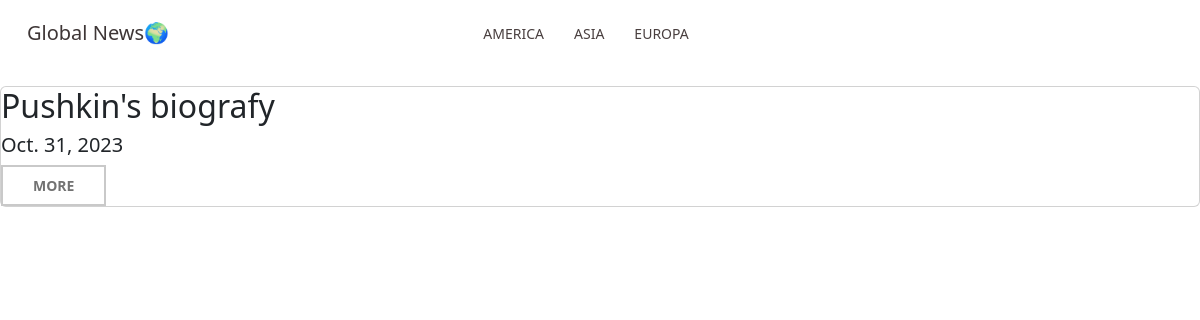
Before: /news/ with the older database file.
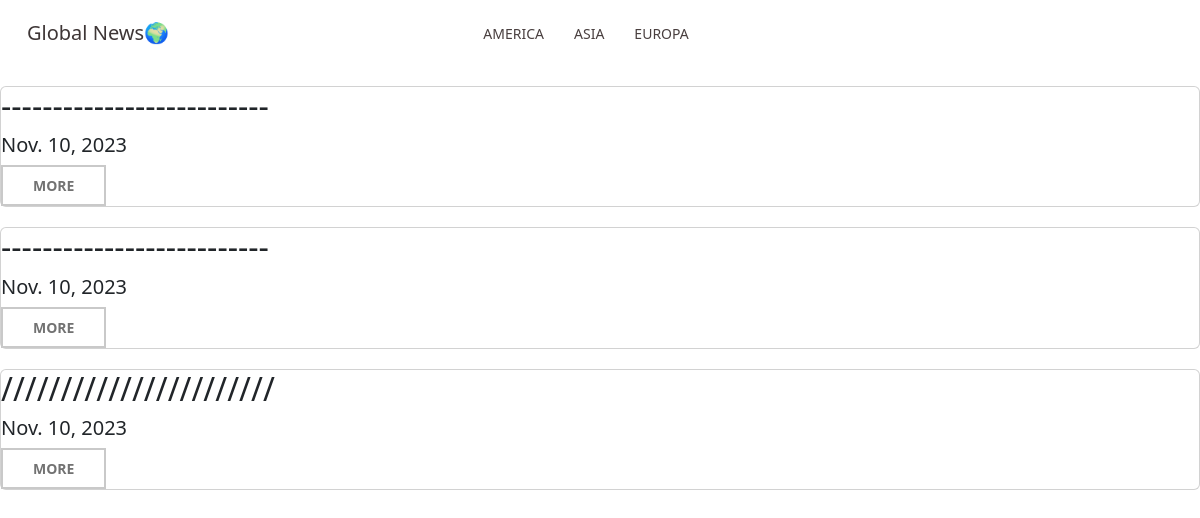
After: the same page with the newer database file.
### text/models.py (models this page shows, shortened)
class Text(models.Model):
    full_text=models.TextField()
    text= models.CharField(max_length=200)
    create_date = models.DateField(auto_now_add=True)
    country = models.ForeignKey(Country, on_delete = models.CASCADE)

### text/views.py (the view)
# urls.py: path('news/', text.all_news),
def all_news(request):
    if request.method =='GET':
        news=Text.objects.all()
        context={
            'news': news
        }
        return render(request, template_name='news.html', context=context)

### text/templates/news.html
{% extends 'index.html' %}
{% load static %}
{% block head %}
   <link rel="stylesheet" href="{% static 'site.css' %}">
{% endblock %}
{% block content %}
    <div class="products">
            {%for new in news%}
                <div class="card" style="width: 100%; margin-top: 20px;">
                    <div class=new-body>
                        <h2 class="card-title">{{ new.text}}</h2>
                        <h5 class="card-price">{{ new.create_date }}</h5>
                        <a href="{{ new.id }}" class="btn-primary">more</a>
                    </div>
                </div>
            {%endfor%}
    </div>
{% endblock %}

### text/templates/index.html (shortened to what this page needs)
<!doctype html>
<html lang="en">
<head>
    <link rel="stylesheet" href="https://cdn.jsdelivr.net/npm/bootstrap@5.2.3/dist/css/bootstrap.min.css">
    {% block head %}
    {% endblock %}
</head>
<body>
<nav class="navbar navbar-expand-lg bg-body-tertiary">
  <div class="container-fluid">
    <a class="navbar-brand" href="/">Global News🌍
        <nav class="nav">
          <a class="nav__pover" href="/country/America">America</a>
          <a class="nav__pover" href="/country/Asia">Asia</a>
          <a class="nav__pover" href="/country/Europa">Europa</a>
        </nav>
    </a>
    <div class="intro">
    </div>
  </div>
</nav>
{% block content %}
{% endblock %}
</body>
</html>

### text/static/site.css (style rules this page uses)
.intro { width: 200px; height: 50px; background: url(https://encrypted-tbn0.gstatic.com/images?q=tbn:ANd9GcTY_yLDQ1LPcOAhzO0xoNrIJvWI2VggKPYO2A&usqp=CAU) center no-repeat; -webkit-background-size: cover; background-size: cover; }
.navbar-brand { display: inline-block; vertical-align: top; margin: 0 15px; position: relative; color: #3e3636; text-decoration: none; transition: color .2s linear; }
.nav { font-size: 14px; text-transform: uppercase; }
.nav__pover { display: inline-block; vertical-align: top; margin: 0 15px; position: relative; color: #493f3f; text-decoration: none; transition: color .2s linear; }
.nav__pover:after { content: ""; display: block; width: 100%; height: 3px; background-color: #1751ad; opacity: 0; position: absolute; top: 100%; left: 0; z-index: 1; transition: opacity .2s linear; }
.btn-primary { display: inline-block; vertical-align: top; padding: 8px 30px; font-size: 14px; font-weight: 700; color: #727272; text-transform: uppercase; text-decoration: none; border: 2px solid #c9c9c9; transition: background .2s linear ; }

Changed rows visible on the page:
removed Text: text "Pushkin's biografy", create_date "Oct. 31, 2023"
added Text: text "--------------------------", create_date "Nov. 10, 2023"
added Text: text "--------------------------", create_date "Nov. 10, 2023"
added Text: text "///////////////////////", create_date "Nov. 10, 2023"
